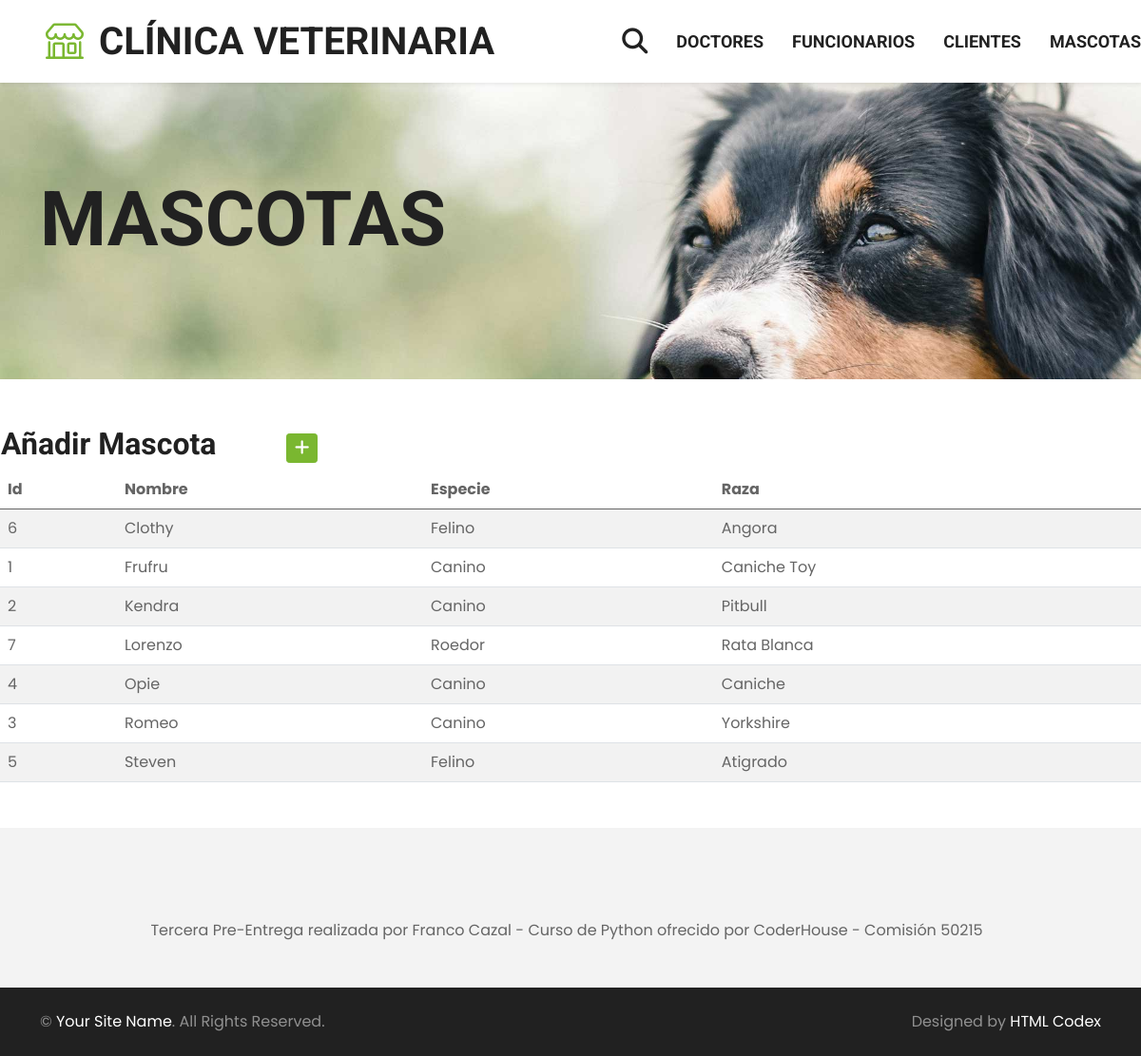
The app's page /mascotas/ with its own data.
### aplicacion/models.py (models this page shows, shortened)
class Mascota(models.Model):
    nombre = models.CharField(max_length=40)
    edad = models.IntegerField()
    especie = models.CharField(max_length=40)
    raza = models.CharField(max_length=40)
    class Meta:
        ordering = ["nombre"]

### aplicacion/views.py (the view)
# urls.py: path('mascotas/', mascotas, name="mascotas"),
def mascotas(request):
    contexto = {'mascotas': Mascota.objects.all()}
    return render(request, "aplicacion/mascotas.html", contexto)

### aplicacion/templates/aplicacion/mascotas.html (shortened to what this page needs)
{% extends "aplicacion/pagina.html" %}
{% block titulo %}
    <div class="container-fluid bg-primary py-5 mb-5 hero-header">
        <div class="container py-5">
            <div class="row justify-content-start">
                <div class="col-lg-8 text-center text-lg-start">
                    <h1 class="display-1 text-uppercase text-dark mb-lg-4">Mascotas</h1>
                </div>
            </div>
        </div>
    </div>
{% endblock titulo %}
{% block contenido %}
<table>
    <tr>
        <td width="300"><h2>Añadir Mascota</h2></td>
        <td>
            <a href="{% url 'mascota_create' %}"
            class="btn btn-primary btn-sm"
            >
            </a>
        </td>
    </tr>
</table>
<table class="table table-striped">
    <thead>
        <tr>
            <th>Id</th>
            <th>Nombre</th>
            <th>Especie</th>
            <th>Raza</th>
        </tr>
    </thead>
    <tbody>
    {% for m in mascotas %}
        <tr>
            <td>{{ m.id }}</td>
            <td>{{ m.nombre }}</td>
            <td>{{ m.especie }}</td>
            <td>{{ m.raza }}</td>
        </tr>
    {% endfor %}
    </tbody>
</table>
{% endblock contenido %}

### aplicacion/static/css/style.css (style rules this page uses)
:root { --primary: #7AB730; --secondary: #FFD33C; --light: #F3F3F3; --dark: #212121; }
.btn { font-family: 'Roboto', sans-serif; text-transform: uppercase; font-weight: 700; transition: .5s; }
.btn-primary { color: #FFFFFF; }
.hero-header { background: url(../img/hero.jpg) top right no-repeat; background-size: cover; }

### records on screen
Mascota: id "6", nombre "Clothy", especie "Felino", raza "Angora"
Mascota: id "1", nombre "Frufru", especie "Canino", raza "Caniche Toy"
Mascota: id "2", nombre "Kendra", especie "Canino", raza "Pitbull"
Mascota: id "7", nombre "Lorenzo", especie "Roedor", raza "Rata Blanca"
Mascota: id "4", nombre "Opie", especie "Canino", raza "Caniche"
Mascota: id "3", nombre "Romeo", especie "Canino", raza "Yorkshire"
Mascota: id "5", nombre "Steven", especie "Felino", raza "Atigrado"
